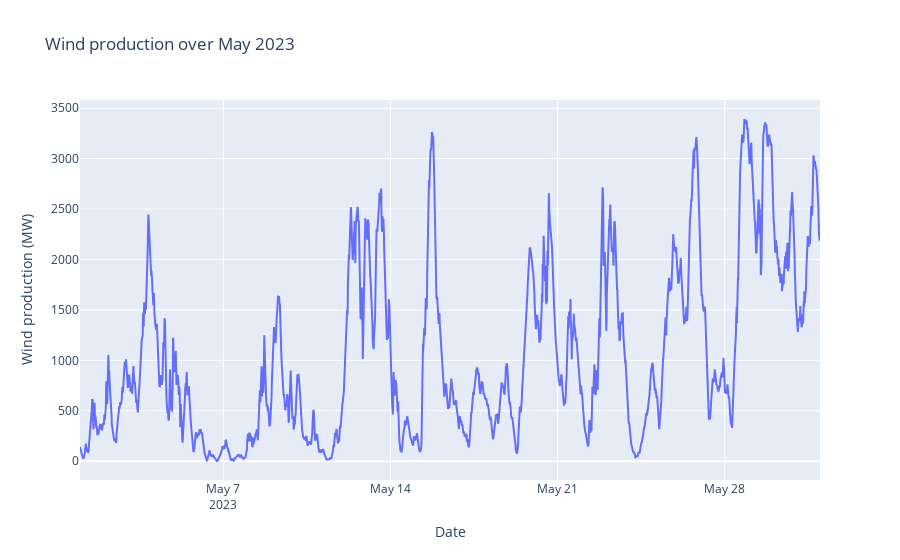

Here is the notebook cell this chart was saved with:
### Markdown cell above
### Wind production

### Code cell
data_2023_May = ds_raw[(ds_raw.datetime_utc >= "2023-05-01") & (ds_raw.datetime_utc < "2023-06-01")]

fig = go.Figure()
fig.add_trace(go.Scatter(x=data_2023_May['datetime_utc'], y=data_2023_May['measured_&_upscaled_wind'],
                         mode='lines', name='Wind production (MW)'))

# Update layout and show the plot
fig.update_layout(title='Wind production over May 2023',
                  xaxis_title='Date', yaxis_title='Wind production (MW)',
                  legend=dict(x=1, y=1.2, xanchor='right', yanchor='top')
)

fig.show(config={'staticPlot': True})
pio.write_image(fig, 'wind_May_plotly.pdf')

### Figure 1 — Plotly figure (JSON) as saved in the notebook; plotly's stock layout.template omitted (floating-point values rounded to 4 significant figures; data arrays with more than 128 entries replaced by an {"elided": "..."} marker saying what was removed)
{"data": [{"mode": "lines", "name": "Wind production (MW)", "type": "scatter", "x": {"elided": "2976 str values"}, "y": {"elided": "2976 float values"}}], "layout": {"legend": {"x": 1, "xanchor": "right", "y": 1.2, "yanchor": "top"}, "title": {"text": "Wind production over May 2023"}, "xaxis": {"title": {"text": "Date"}}, "yaxis": {"title": {"text": "Wind production (MW)"}}}}
